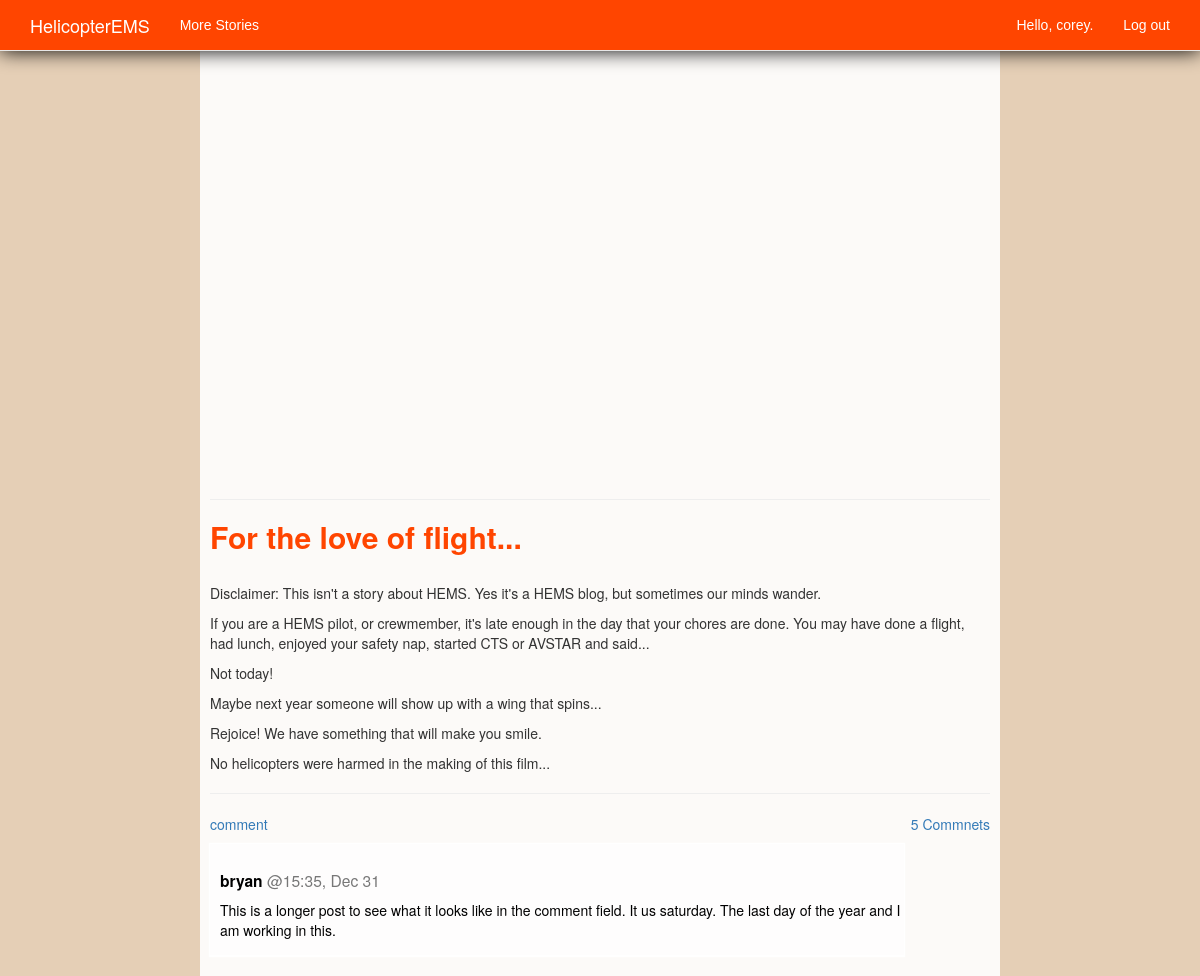
Screenshot of /topic/23/ (signed in) with the database file from the repository.
### hems_blog/models.py (models this page shows, shortened)
class Topic(models.Model):
	text=models.TextField(max_length=100000)
	title=models.CharField(max_length=120)
	video=models.TextField(max_length=10000)
	image = models.FileField(null=True, blank=True)
	date_added=models.DateTimeField(auto_now=False, auto_now_add=True)

class Entry(models.Model):
	topic=models.ForeignKey(Topic)
	owner=models.ForeignKey(User)
	text=models.TextField()
	date_added=models.DateTimeField(auto_now_add=True)
	class Meta:
		verbose_name_plural='entries'

### hems_blog/views.py (the view)
# urls.py: url(r'^topic/(?P<topic_id>\d+)/$',views.topic, name='topic'),
def topic(request, topic_id):
	topic=Topic.objects.get(id=topic_id)
	entries=topic.entry_set.order_by('-date_added')
	context={'topic':topic,'entries':entries}
	return render(request, 'hems_blog/topic.html', context)

### hems_blog/templates/hems_blog/topic.html (shortened to what this page needs)
{% extends 'hems_blog/base.html' %}
{% block content %}
<div class="panel-body" style="padding-top:40px; padding-bottom:20px;;padding-left:10px;
                   padding-right:10px;
                   margin-top:0px;background-color:rgba(255,255,255, 0.9);
                   max-width:900px;">
			{% if topic.video != "0" %}
				<div class="embed-responsive embed-responsive-16by9">
					<iframe  frameborder=0 allowfullscreen src="{{topic.video}}">
					</iframe>
				</div>
				<hr />
			{% endif %}
			<h2 style="color:orangered; font-weight:bold;">
				{{topic.title}}
			</h2>
			<p style="text-align:justify;margin:0px 30px 30px 30px;">
				{{topic.text|linebreaks}}
			</p>
			<hr />
			<p>
				<a href="{% url 'hems_blog:new_entry' topic.id %}" >
					comment
				</a>
				<a href="{% url 'hems_blog:new_entry' topic.id %}" style="float:right">
					{% for entry in entries %}
						{% if forloop.first %}
							{{forloop.revcounter}} Commnets
						{% endif %}
					{% endfor %}
				</a>
			</p>
		{% for entry in entries|slice:":1" %}
		<div style="padding-bottom:0px;" >
			<div class="panel-body" style="box-shadow:0px 0px 1px 1px #FFF;
						background-color:rgba(255,255,255 0.5);
						padding:0px 0px 5px 10px;
						border-bottom: solid 1px #FFF;
						margin:0;
                        width:100%;">
				<h3>
					<small>
						<a style="color:black;">
							<b>
								{{entry.owner}}
							</b>
						</a>
						@{{ entry.date_added|date:'H:i, M d'}}
					</small>
				</h3>
				<p>
					<a style="text-decoration:none; color:black;">
						{{entry.text|linebreaks}}
					</a>
				</p>
			</div>
			{% empty %}
			Be the first to make a comment.
		</div>
		{% endfor %}
	</div>
{% endblock content %}

### hems_blog/templates/hems_blog/base.html (shortened to what this page needs)
{% load bootstrap3 %}
<!DOCTYPE html>
<html lang="en">
	<head>
		{% bootstrap_css%}
	</head>
	<body
style="background-color:#E5CFB6;">
		<nav class="navbar navbar-default navbar-fixed-top" style="padding:0px 5px 0px 5px;">
			<div class="container"  style="background-color:orangered;">
				<div class="navbar-header">
					<a class="navbar-brand" href="{% url 'hems_blog:index' %}">
						HelicopterEMS
					</a>
				</div>
				<div id="navbar" class="navbar-collapse collapse">
					<ul class="nav navbar-nav ">
						<li >
							<a   href="{% url 'hems_blog:topics' %}">
								More Stories
							</a>
						</li>
					</ul>
					<ul class="nav navbar-nav navbar-right">
						{% if user.is_authenticated %}
							<li >
								<a>
									Hello, {{ user.username }}.
								</a>
							</li>
							<li>
								<a href="{% url 'users:logout' %}">
									Log out
								</a>
							</li>
						{% endif %}
					</ul>
				</div>
			</div>
		</nav>
			<div class="container" style="width:100%; height:100%; padding-top:0px; ">
			<div style="padding-top:0px; ">
			<div class="row"   >
 <div class="col-lg-offset-2 col-md-10 col-md-offset-1 col-sm-offset-1 col-lg-8 col-sm-10 col-xs-12" style="padding-left:0px;padding-right:0px;">
{% block content %}{% endblock content %}
			</div>
			</div>
			</div>
			</div>
		</div>
	</body>
</html>

### hems_blog/templates/hems_blog/base.html (style rules this page uses)
html { height: 100%; }
.navbar { margin-bottom:0px; -webkit-box-shadow:0px 0px 20px #000; }
.navbar-default { background-color:orangered; padding-bottom:0px; }
.navbar-default .navbar-brand { color: #FFF; }
.navbar-default .navbar-nav { color:#FFF; font-family:Verdana,Geneva,Tahoma,Arial,Helvetica,sans-serif; }
.navbar-default .navbar-nav > li> a { color:#FFF; }
body {  background-color:#F0C797; background-repeat: no-repeat; background-position: center center; background-attachment: fixed; -webkit-background-size: cover; -moz-background-size:cover; -o-background-size:cover; background-size: cover; margin: 0; padding: 0; font-family: "Helvetica Neue",Helvetica,Arial,sans-serif; }
.panel-body { background-color:rgba(255,255,255, 0.7); margin-top:30px; padding:0px; margin-left: auto; margin-right:auto; max-width:89%; }

### rows the page displays
Topic: title "For the love of flight...", text "Disclaimer: This isn't a story about HEMS. Yes it's a HEMS blog, but sometimes our minds wander. If you are a HEMS pilot, or crewmember, it's late enough in the day that your chores are done. You may have done a flight, had lunch, enjoyed your safety nap, started CTS or AVSTAR and said... Not today! Maybe next year someone will show up with a wing that spins... Rejoice! We have something that will make you smile. No helicopters were harmed in the making of this film..."
Entry: owner "bryan", date_added "15:35, Dec 31"

### other values shown
{{ user.username }} "corey"
